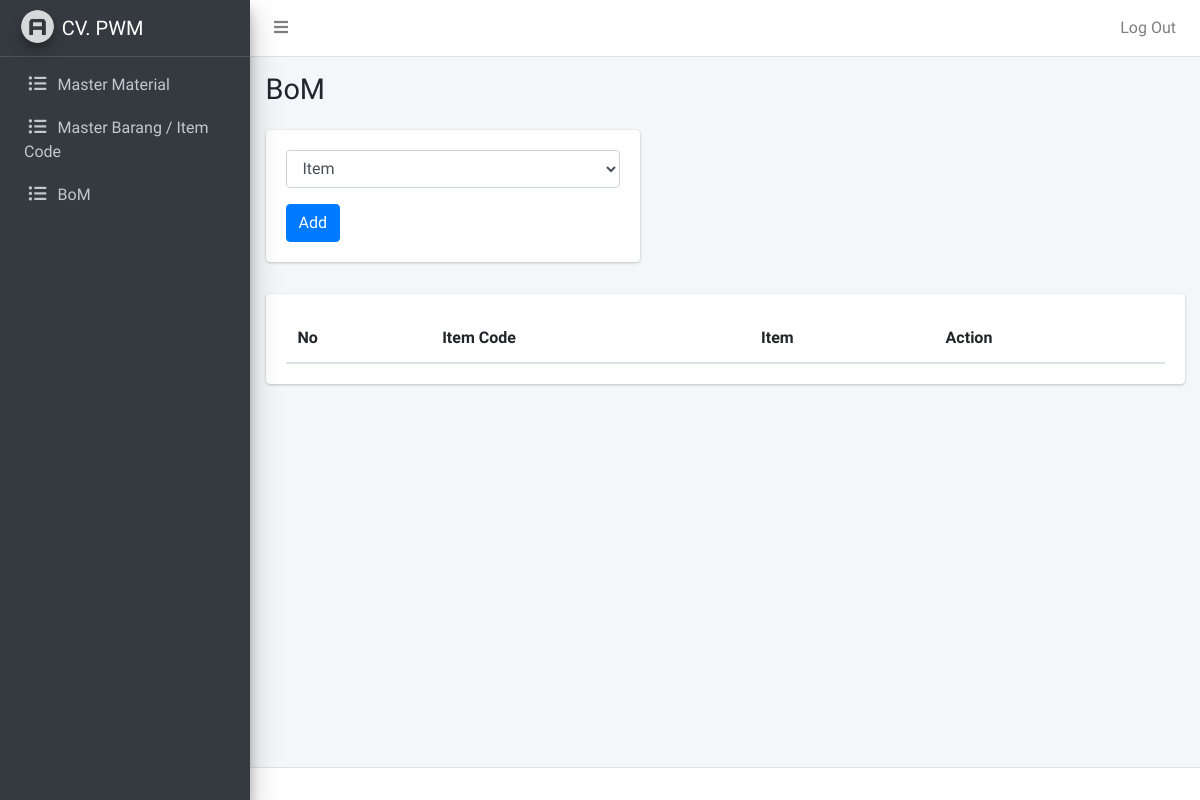
Page /admin/bom.php (signed in) on the earlier database version.
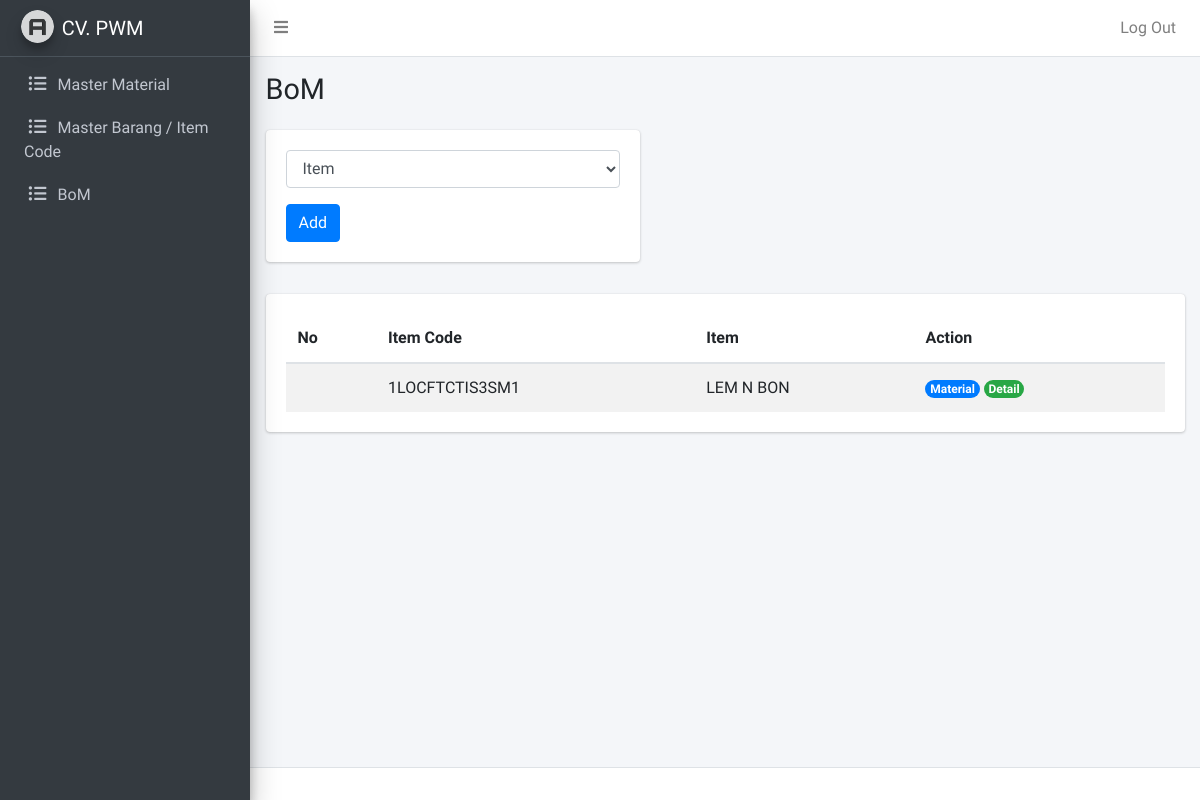
Same page on the later database version.
### tables this page shows
CREATE TABLE `bom` (
  `bom_id` int(11) NOT NULL,
  `bom_item_code` varchar(255) NOT NULL
);

CREATE TABLE `item` (
  `item_id` varchar(255) NOT NULL,
  `item_nama` varchar(255) NOT NULL,
  `item_panjang` float NOT NULL,
  `item_lebar` float NOT NULL,
  `item_tebal` float NOT NULL,
  `item_kubikasi` float NOT NULL,
  `item_uom` varchar(255) NOT NULL
);

### admin/bom.php (the view, shortened to what this page needs)
<?php
require_once "../koneksi.php";
$querybom = mysqli_query($conn, "SELECT * FROM bom INNER JOIN item ON bom.bom_item_code = item.item_id");
?>
<?php require_once "template/header.php"; ?>
<?php require_once "template/navbar.php"; ?>
<?php require_once "template/sidebar.php"; ?>
  <div class="content-wrapper">
    <div class="content-header">
      <div class="container-fluid">
        <div class="row mb-2">
          <div class="col-sm-6">
            <h1 class="m-0">BoM</h1>
          </div>
        </div>
      </div>
    </div>
    <div class="content">
      <div class="container-fluid">
        <div class="row mb-3">
          <div class="col-md-5">
            <div class="card">
              <div class="card-body">
                <form action="" method="POST">
                  <select name="item" class="form-select form-control mb-3" aria-label="Default select example">
                    <option value="" selected>Item</option>
                  </select>
                  <button type="submit" class="btn btn-primary">Add</button>
                </form>
              </div>
            </div>
          </div>
        </div>
        <div class="row">
          <div class="col">
            <div class="card table-responsive">
              <div class="card-body">
                <table id="spk" class="table table-striped display" style="width:100%">
                  <thead>
                      <tr>
                          <th>No</th>
                          <th>Item Code</th>
                          <th>Item</th>
                          <th>Action</th>
                      </tr>
                  </thead>
                  <tbody>
                    <?php while($so = mysqli_fetch_assoc($querybom)) : ?>
                      <tr>
                          <td></td>
                          <td><?= $so['item_id']; ?></td>
                          <td><?= $so['item_nama']; ?></td>
                          <td>
                            <a href="bom-edit.php?id=<?= $so['bom_id']; ?>"><span class="badge rounded-pill bg-primary">Material</span></a>
                            <a href="bom-detail.php?id=<?= $so['bom_id']; ?>"><span class="badge rounded-pill bg-success">Detail</span></a>
                          </td>
                      </tr>
                    <?php endwhile; ?>
                  </tbody>
                </table>
              </div>
            </div>
          </div>
        </div>
      </div>
    </div>
  </div>
<?php require_once "template/footer.php"; ?>

Differences in the rows shown:
added bom: item.item_id "1LOCFTCTIS3SM1", item.item_nama "LEM N BON"
